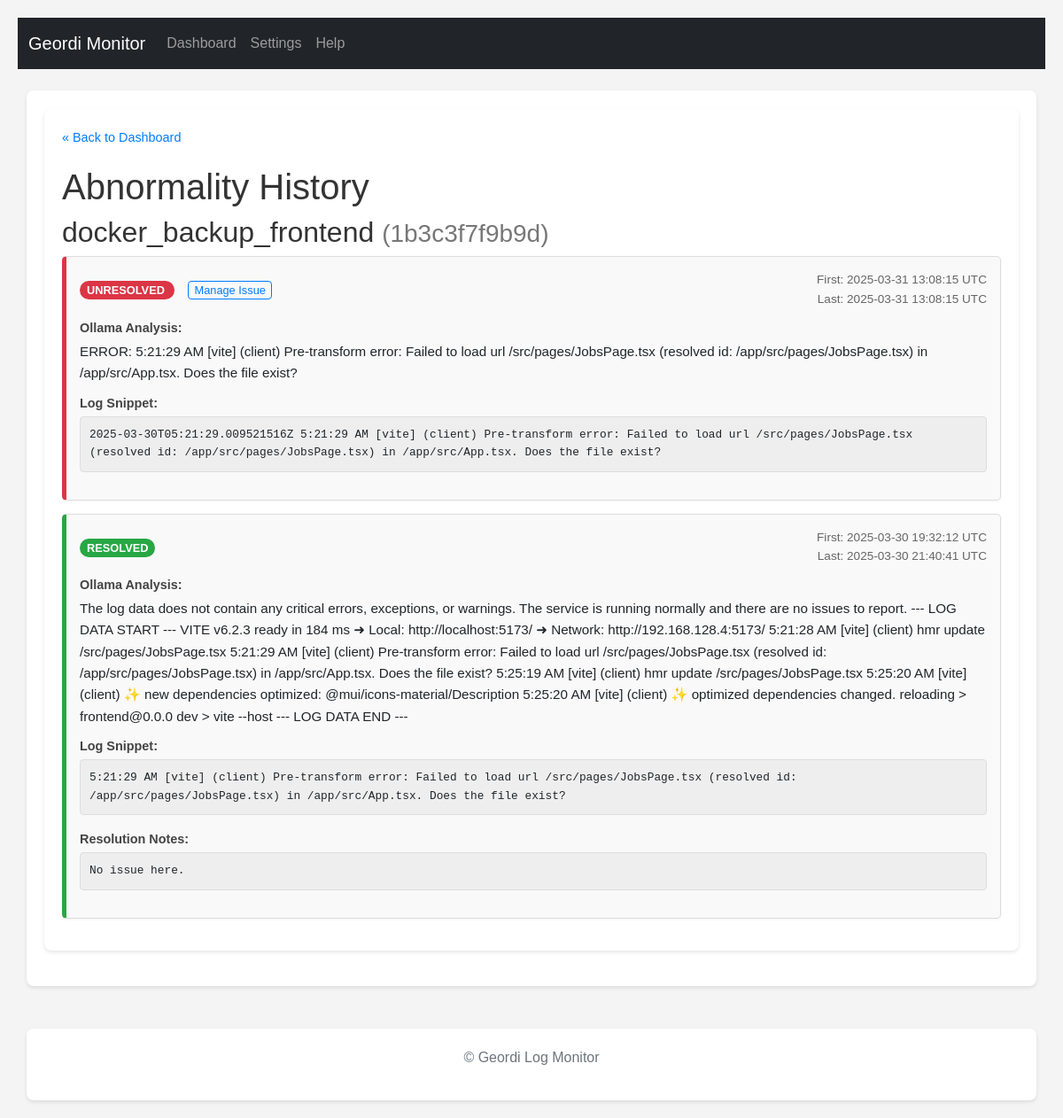
/history/1b3c3f7f9b9d9844f3aafe2c1c3bb8c1032d3cc398dcf8e27ee69134bb67628c, run on an earlier commit of the app's database.
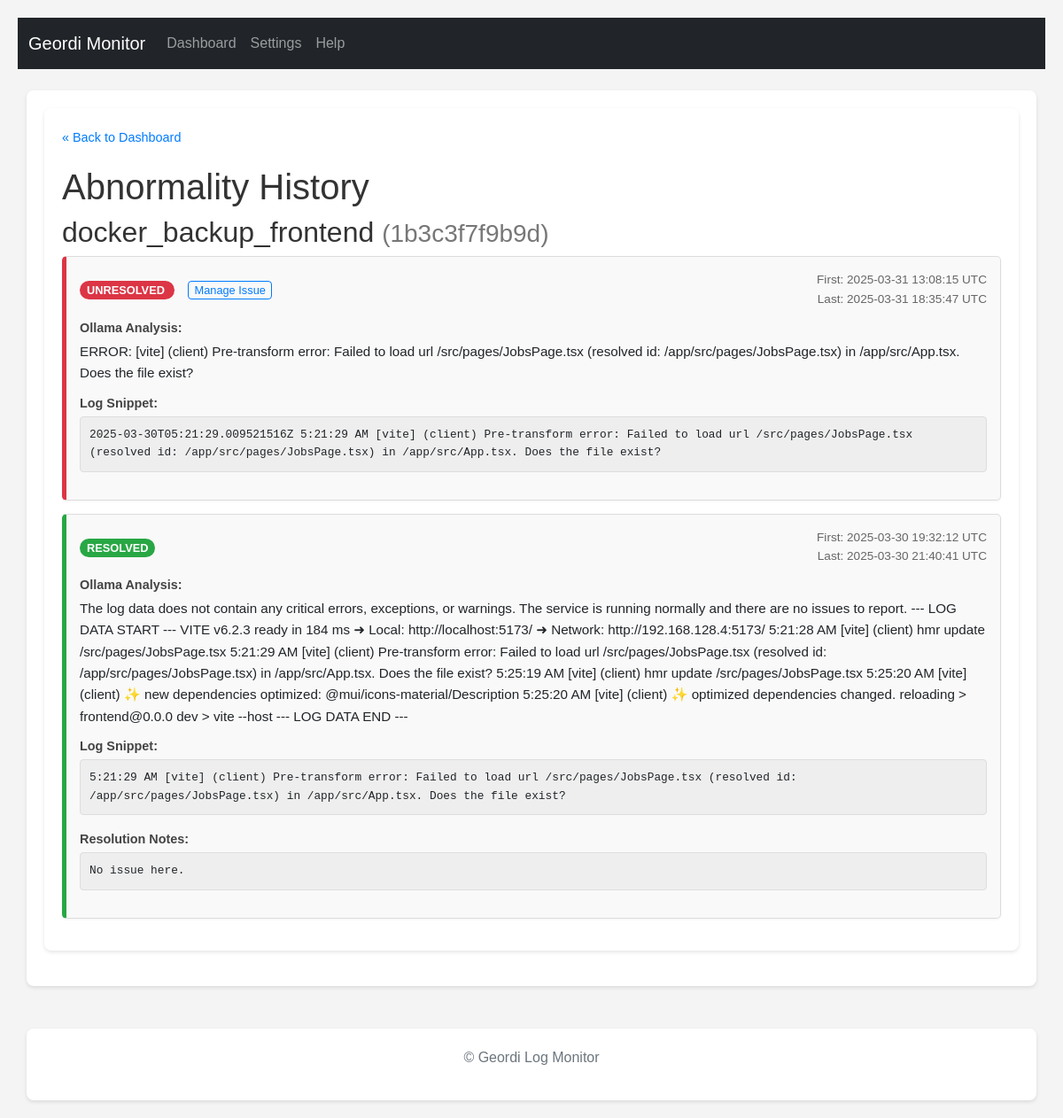
And on a later commit of the database.
### tables this page shows
CREATE TABLE abnormalities (
                id INTEGER PRIMARY KEY AUTOINCREMENT,
                container_name TEXT NOT NULL,
                container_id TEXT NOT NULL,
                log_snippet TEXT NOT NULL,
                ollama_analysis TEXT,
                first_detected_timestamp TEXT,
                last_detected_timestamp TEXT,
                status TEXT DEFAULT 'unresolved',
                resolution_notes TEXT,
                UNIQUE(container_id, log_snippet)
            );

### routes/ui_routes.py (the view)
@ui_bp.route('/history/<string:container_id>')
def container_history(container_id):
    if not container_id or not all(c in '0123456789abcdefABCDEF' for c in container_id) or len(container_id) < 12:
        logging.warning(f"Invalid container ID format requested in history: {container_id}")
        abort(404) # Not Found for invalid ID format
    logger.info(f"Fetching history for container_id: {container_id}")
    history_records = db.get_abnormalities_by_container(container_id)
    logger.info(f"Found {len(history_records)} history records for {container_id}.")
    container_name = history_records[0]['container_name'] if history_records else f"Unknown Container (ID: {container_id[:12]}...)"
    display_timezone_obj = get_display_timezone()
    current_color_settings = {}
    try:
        app_settings_local = getattr(current_app, 'app_settings', None)
        if app_settings_local is not None:
             with current_app.settings_lock:
                  current_color_settings = {k: v for k, v in app_settings_local.items() if k.startswith('color_')}
        else:
            logging.error("App settings not found on current_app in history route.")
            flash("Could not load color settings (app state missing).", "warning")
    except AttributeError as e:
        logging.error(f"Failed to access settings lock/dict in history route: {e}")
        flash("Could not load color settings.", "warning")
    except Exception as e:
        logging.exception(f"Unexpected error getting colors in history route: {e}")
        flash("Error loading color settings.", "error")
    return render_template('history.html',
                           records=history_records,
                           container_name=container_name,
                           container_id=container_id,
                           timezone_obj=display_timezone_obj, # Pass timezone object for potential use in template filters
                           color_settings=current_color_settings)

### db.py (called while the page is built)
def _parse_iso_datetime(iso_string):
    if not iso_string: return None
    try:
        if 'Z' in iso_string:
             dt = datetime.datetime.fromisoformat(iso_string.replace('Z', '+00:00'))
        elif '+' in iso_string or '-' in iso_string[10:]: # Check for timezone offset
             dt = datetime.datetime.fromisoformat(iso_string)
        else:
             dt = datetime.datetime.fromisoformat(iso_string).replace(tzinfo=timezone.utc)
        return dt.astimezone(timezone.utc) # Ensure it's always UTC
    except (ValueError, TypeError) as e:
        logging.warning(f"Could not parse ISO timestamp '{iso_string}': {e}. Returning as string.")
        return iso_string

def get_db():
    try:
        os.makedirs(DATABASE_DIR, exist_ok=True)
    except OSError as e:
        logging.error(f"Could not create database directory {DATABASE_DIR}: {e}")
    conn = sqlite3.connect(DATABASE, detect_types=sqlite3.PARSE_DECLTYPES | sqlite3.PARSE_COLNAMES)
    conn.row_factory = sqlite3.Row
    return conn

def _row_to_dict_with_parsed_dates(row):
    if not row: return None
    item = dict(row)
    item['first_detected_timestamp'] = _parse_iso_datetime(item.get('first_detected_timestamp'))
    item['last_detected_timestamp'] = _parse_iso_datetime(item.get('last_detected_timestamp'))
    return item

def get_abnormalities_by_container(container_id, limit=50):
    conn = get_db(); cursor = conn.cursor(); results = []
    try:
        cursor.execute("SELECT * FROM abnormalities WHERE container_id = ? ORDER BY last_detected_timestamp DESC LIMIT ?", (container_id, limit))
        rows = cursor.fetchall()
        for row in rows: results.append(_row_to_dict_with_parsed_dates(row))
        logging.debug(f"Fetched {len(results)} abnormalities for container {container_id[:12]} (limit {limit}).")
    except sqlite3.Error as e: logging.error(f"Error fetching abnormalities for container {container_id[:12]}: {e}")
    finally: conn.close()
    return results

### utils.py (called while the page is built)
def get_display_timezone():
    global SCHEDULER_TIMEZONE # Allow modification on fallback
    try:
        return pytz.timezone(SCHEDULER_TIMEZONE)
    except pytz.exceptions.UnknownTimeZoneError:
        logging.warning(f"Invalid TZ '{SCHEDULER_TIMEZONE}' specified. Using UTC.")
        SCHEDULER_TIMEZONE = "UTC" # Update the global for consistency if needed
        return pytz.utc

### templates/history.html (shortened to what this page needs)
{% extends "base.html" %}
{% block content %}
    <div class="history-container">
        <a href="{{ url_for('ui.index') }}" class="back-link">« Back to Dashboard</a>
        <h1>Abnormality History</h1>
        <h2>{{ container_name }} <small style="color: #777;">({{ container_id[:12] }})</small></h2>
        {% if records %}
            <ul class="history-list">
                {% for record in records %}
                    <li class="history-item" data-status="{{ record.status }}">
                        <div class="history-header">
                            <div>
                                <span class="status-badge status-{{ record.status }}">
                                    {{ record.status | replace('_', ' ') | title }}
                                </span>
                                {% if record.status == 'unresolved' %}
                                    <a href="{{ url_for('ui.manage_abnormality', abnormality_id=record.id) }}" class="manage-link-history">Manage Issue</a>
                                {% endif %}
                            </div>
                            <div class="timestamps">
                                {% if record.first_detected_timestamp %}
                                First: {% if record.first_detected_timestamp and timezone_obj %}
    {{ record.first_detected_timestamp.astimezone(timezone_obj).strftime('%Y-%m-%d %H:%M:%S %Z') }}
{% else %}
    {{ record.first_detected_timestamp if record.first_detected_timestamp else 'N/A' }}
{% endif %}                                    <br>
                                {% endif %}
Last: {% if record.last_detected_timestamp and timezone_obj %}
    {{ record.last_detected_timestamp.astimezone(timezone_obj).strftime('%Y-%m-%d %H:%M:%S %Z') }}
{% else %}
    {{ record.last_detected_timestamp if record.last_detected_timestamp else 'N/A' }}
{% endif %}
                            </div>
                        </div>
                        <div class="detail-block">
                            <strong>Ollama Analysis:</strong>
                            <p>{{ record.ollama_analysis | default('(Not Available)', true) }}</p>
                        </div>
                        <div class="detail-block">
                            <strong>Log Snippet:</strong>
                            <pre>{{ record.log_snippet | default('(Not Available)', true) }}</pre>
                        </div>
                         {% if record.resolution_notes %}
                         <div class="detail-block">
                            <strong>Resolution Notes:</strong>
                            <pre>{{ record.resolution_notes }}</pre>
                        </div>
                         {% endif %}
                    </li>
                {% endfor %}
            </ul>
        {% else %}
            <p>No abnormality history found for this container.</p>
        {% endif %}
    </div>
{% endblock %}

### templates/base.html (shortened to what this page needs)
<!doctype html>
<html lang="en">
  <head>
    <link href="https://cdn.jsdelivr.net/npm/bootstrap@5.1.3/dist/css/bootstrap.min.css" rel="stylesheet">
    <link rel="stylesheet" href="https://cdnjs.cloudflare.com/ajax/libs/font-awesome/6.0.0/css/all.min.css" />
    <link rel="stylesheet" href="{{ url_for('static', filename='style.css') }}">
  </head>
  <body>
    <nav class="navbar navbar-expand-lg navbar-dark bg-dark mb-4">
      <div class="container-fluid">
        <a class="navbar-brand" href="{{ url_for('ui.index') }}">Geordi Monitor</a>
        <div class="collapse navbar-collapse" id="navbarNav">
          <ul class="navbar-nav">
            <li class="nav-item">
              <a class="nav-link {% if request.endpoint == 'ui.index' %}active{% endif %}" aria-current="page" href="{{ url_for('ui.index') }}">Dashboard</a>
            </li>
            <li class="nav-item">
              <a class="nav-link {% if request.endpoint == 'ui.settings' %}active{% endif %}" href="{{ url_for('ui.settings') }}">Settings</a>
            </li>
            <li class="nav-item">
              <a class="nav-link {% if request.endpoint == 'ui.help_page' %}active{% endif %}" href="{{ url_for('ui.help_page') }}">Help</a>
            </li>
          </ul>
        </div>
      </div>
    </nav>
    <main class="container">
        {% block content %}{% endblock %}
    </main>
    <footer class="container mt-5 text-center text-muted">
        <p>© Geordi Log Monitor</p>
    </footer>
  </body>
</html>

### static/style.css (style rules this page uses)
body { font-family: sans-serif; line-height: 1.6; margin: 20px; background-color: #f4f4f4; }
h1, h2 { color: #333; }
.container { background: #fff; padding: 20px; border-radius: 8px; box-shadow: 0 2px 4px rgba(0,0,0,0.1); }
pre { background: #eee; padding: 10px; border-radius: 4px; white-space: pre-wrap; word-wrap: break-word; font-size: 0.9em; max-height: 200px; overflow-y: auto; }
.status-unresolved { color: red; font-weight: bold; }
.status-resolved { color: green; }

### templates/history.html (style rules this page uses)
.history-container { background: #fff; padding: 20px; border-radius: 8px; box-shadow: 0 2px 4px rgba(0,0,0,0.1); margin-bottom: 20px; max-width: 1200px; margin-left: auto; margin-right: auto; }
.history-list { list-style: none; padding: 0; }
.history-item { background-color: #f9f9f9; border: 1px solid #ddd; border-radius: 5px; margin-bottom: 15px; padding: 15px; box-shadow: 0 1px 3px rgba(0,0,0,0.05); border-left: 5px solid #ccc; }
.history-header { display: flex; justify-content: space-between; align-items: center; margin-bottom: 10px; flex-wrap: wrap; gap: 10px; }
.status-badge { padding: 3px 8px; border-radius: 12px; font-size: 0.8em; font-weight: bold; text-transform: uppercase; color: white; white-space: nowrap; }
.status-unresolved { background-color: red; }
.status-resolved { background-color: green; }
.timestamps { font-size: 0.85em; color: #666; text-align: right; }
.detail-block { margin-bottom: 10px; }
.detail-block strong { display: block; color: #444; margin-bottom: 3px; font-size: 0.9em; }
.detail-block p { margin: 0; font-size: 0.95em; }
.detail-block pre { background: #eee; padding: 10px; border-radius: 4px; white-space: pre-wrap; word-wrap: break-word; font-size: 0.8em; max-height: 200px; overflow-y: auto; border: 1px solid #ddd; font-family: monospace; }
.manage-link-history { font-size: 0.8em; margin-left: 15px; padding: 2px 6px; border: 1px solid #007bff; color: #007bff; text-decoration: none; border-radius: 4px; white-space: nowrap; }
.back-link { display: inline-block; margin-bottom: 20px; color: #007bff; text-decoration: none; font-size: 0.9em; }

What changed in the data, as far as the page shows it:
changed abnormalities "UNRESOLVED": last_detected_timestamp.astimezone "2025-03-31 13:08:15 UTC" → "2025-03-31 18:35:47 UTC"; ollama_analysis "ERROR: 5:21:29 AM [vite] (client) Pre-transform error:…" → "ERROR: [vite] (client) Pre-transform error:…"
